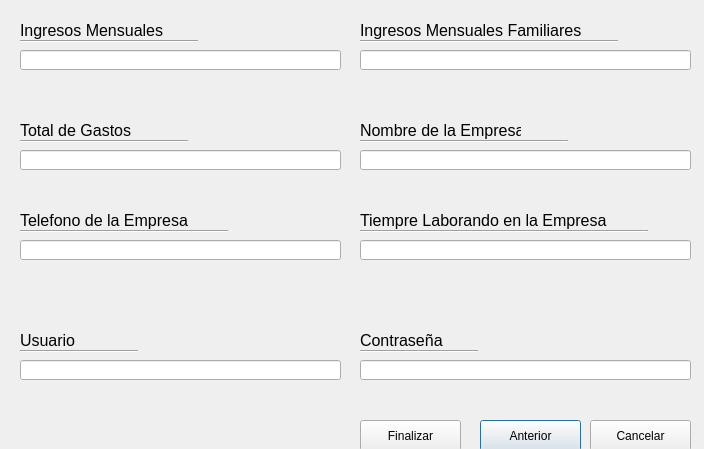
<?xml version="1.0" encoding="UTF-8"?>
<ui version="4.0">
 <class>registrarseSegundaVentana</class>
 <widget class="QDialog" name="registrarseSegundaVentana">
  <property name="geometry">
   <rect>
    <x>0</x>
    <y>0</y>
    <width>704</width>
    <height>449</height>
   </rect>
  </property>
  <property name="windowTitle">
   <string>Registrarse</string>
  </property>
  <property name="windowIcon">
   <iconset>
    <normaloff>../Iconos/Registrarse.png</normaloff>../Iconos/Registrarse.png</iconset>
  </property>
  <widget class="QPushButton" name="pushButton_3Anterior">
   <property name="geometry">
    <rect>
     <x>480</x>
     <y>420</y>
     <width>101</width>
     <height>31</height>
    </rect>
   </property>
   <property name="cursor">
    <cursorShape>PointingHandCursor</cursorShape>
   </property>
   <property name="text">
    <string>Anterior</string>
   </property>
  </widget>
  <widget class="Line" name="line_9">
   <property name="geometry">
    <rect>
     <x>450</x>
     <y>140</y>
     <width>118</width>
     <height>3</height>
    </rect>
   </property>
   <property name="orientation">
    <enum>Qt::Horizontal</enum>
   </property>
  </widget>
  <widget class="Line" name="line_13">
   <property name="geometry">
    <rect>
     <x>470</x>
     <y>230</y>
     <width>118</width>
     <height>3</height>
    </rect>
   </property>
   <property name="orientation">
    <enum>Qt::Horizontal</enum>
   </property>
  </widget>
  <widget class="QLineEdit" name="lineEdit">
   <property name="geometry">
    <rect>
     <x>20</x>
     <y>50</y>
     <width>321</width>
     <height>20</height>
    </rect>
   </property>
  </widget>
  <widget class="QLineEdit" name="lineEdit_3">
   <property name="geometry">
    <rect>
     <x>20</x>
     <y>150</y>
     <width>321</width>
     <height>20</height>
    </rect>
   </property>
  </widget>
  <widget class="Line" name="line_2">
   <property name="geometry">
    <rect>
     <x>80</x>
     <y>40</y>
     <width>118</width>
     <height>3</height>
    </rect>
   </property>
   <property name="orientation">
    <enum>Qt::Horizontal</enum>
   </property>
  </widget>
  <widget class="Line" name="line_15">
   <property name="geometry">
    <rect>
     <x>20</x>
     <y>350</y>
     <width>118</width>
     <height>3</height>
    </rect>
   </property>
   <property name="orientation">
    <enum>Qt::Horizontal</enum>
   </property>
  </widget>
  <widget class="QLineEdit" name="lineEdit_5">
   <property name="geometry">
    <rect>
     <x>20</x>
     <y>240</y>
     <width>321</width>
     <height>20</height>
    </rect>
   </property>
  </widget>
  <widget class="Line" name="line_11">
   <property name="geometry">
    <rect>
     <x>110</x>
     <y>230</y>
     <width>118</width>
     <height>3</height>
    </rect>
   </property>
   <property name="orientation">
    <enum>Qt::Horizontal</enum>
   </property>
  </widget>
  <widget class="QLabel" name="label_2IngresosMensualesFamiliares">
   <property name="geometry">
    <rect>
     <x>360</x>
     <y>20</y>
     <width>221</width>
     <height>21</height>
    </rect>
   </property>
   <property name="font">
    <font>
     <pointsize>12</pointsize>
    </font>
   </property>
   <property name="text">
    <string>Ingresos Mensuales Familiares</string>
   </property>
  </widget>
  <widget class="Line" name="line_8">
   <property name="geometry">
    <rect>
     <x>360</x>
     <y>140</y>
     <width>118</width>
     <height>3</height>
    </rect>
   </property>
   <property name="orientation">
    <enum>Qt::Horizontal</enum>
   </property>
  </widget>
  <widget class="QLabel" name="label_1IngresosMensuales">
   <property name="geometry">
    <rect>
     <x>20</x>
     <y>20</y>
     <width>161</width>
     <height>21</height>
    </rect>
   </property>
   <property name="font">
    <font>
     <pointsize>12</pointsize>
    </font>
   </property>
   <property name="text">
    <string>Ingresos Mensuales</string>
   </property>
  </widget>
  <widget class="Line" name="line_5">
   <property name="geometry">
    <rect>
     <x>500</x>
     <y>40</y>
     <width>118</width>
     <height>3</height>
    </rect>
   </property>
   <property name="orientation">
    <enum>Qt::Horizontal</enum>
   </property>
  </widget>
  <widget class="QLineEdit" name="lineEdit_2">
   <property name="geometry">
    <rect>
     <x>360</x>
     <y>50</y>
     <width>331</width>
     <height>20</height>
    </rect>
   </property>
  </widget>
  <widget class="QLabel" name="label_5">
   <property name="geometry">
    <rect>
     <x>360</x>
     <y>210</y>
     <width>251</width>
     <height>21</height>
    </rect>
   </property>
   <property name="font">
    <font>
     <pointsize>12</pointsize>
    </font>
   </property>
   <property name="text">
    <string>Tiempre Laborando en la Empresa</string>
   </property>
  </widget>
  <widget class="QLineEdit" name="lineEdit_7">
   <property name="geometry">
    <rect>
     <x>20</x>
     <y>360</y>
     <width>321</width>
     <height>20</height>
    </rect>
   </property>
  </widget>
  <widget class="QLineEdit" name="lineEdit_6">
   <property name="geometry">
    <rect>
     <x>360</x>
     <y>240</y>
     <width>331</width>
     <height>20</height>
    </rect>
   </property>
  </widget>
  <widget class="QLabel" name="label_3">
   <property name="geometry">
    <rect>
     <x>360</x>
     <y>120</y>
     <width>161</width>
     <height>21</height>
    </rect>
   </property>
   <property name="font">
    <font>
     <pointsize>12</pointsize>
    </font>
   </property>
   <property name="text">
    <string>Nombre de la Empresa</string>
   </property>
  </widget>
  <widget class="QPushButton" name="pushButton_2Cancelar">
   <property name="geometry">
    <rect>
     <x>590</x>
     <y>420</y>
     <width>101</width>
     <height>31</height>
    </rect>
   </property>
   <property name="cursor">
    <cursorShape>PointingHandCursor</cursorShape>
   </property>
   <property name="text">
    <string>Cancelar</string>
   </property>
  </widget>
  <widget class="Line" name="line_6">
   <property name="geometry">
    <rect>
     <x>20</x>
     <y>140</y>
     <width>118</width>
     <height>3</height>
    </rect>
   </property>
   <property name="orientation">
    <enum>Qt::Horizontal</enum>
   </property>
  </widget>
  <widget class="Line" name="line_16">
   <property name="geometry">
    <rect>
     <x>360</x>
     <y>350</y>
     <width>118</width>
     <height>3</height>
    </rect>
   </property>
   <property name="orientation">
    <enum>Qt::Horizontal</enum>
   </property>
  </widget>
  <widget class="Line" name="line_10">
   <property name="geometry">
    <rect>
     <x>20</x>
     <y>230</y>
     <width>118</width>
     <height>3</height>
    </rect>
   </property>
   <property name="orientation">
    <enum>Qt::Horizontal</enum>
   </property>
  </widget>
  <widget class="QLabel" name="label_8">
   <property name="geometry">
    <rect>
     <x>360</x>
     <y>330</y>
     <width>251</width>
     <height>21</height>
    </rect>
   </property>
   <property name="font">
    <font>
     <pointsize>12</pointsize>
    </font>
   </property>
   <property name="text">
    <string>Contraseña</string>
   </property>
  </widget>
  <widget class="QPushButton" name="pushButton_1Finalizar">
   <property name="geometry">
    <rect>
     <x>360</x>
     <y>420</y>
     <width>101</width>
     <height>31</height>
    </rect>
   </property>
   <property name="cursor">
    <cursorShape>PointingHandCursor</cursorShape>
   </property>
   <property name="text">
    <string>Finalizar</string>
   </property>
  </widget>
  <widget class="Line" name="line_3">
   <property name="geometry">
    <rect>
     <x>360</x>
     <y>40</y>
     <width>118</width>
     <height>3</height>
    </rect>
   </property>
   <property name="orientation">
    <enum>Qt::Horizontal</enum>
   </property>
  </widget>
  <widget class="Line" name="line_14">
   <property name="geometry">
    <rect>
     <x>530</x>
     <y>230</y>
     <width>118</width>
     <height>3</height>
    </rect>
   </property>
   <property name="orientation">
    <enum>Qt::Horizontal</enum>
   </property>
  </widget>
  <widget class="QLineEdit" name="lineEdit_4">
   <property name="geometry">
    <rect>
     <x>360</x>
     <y>150</y>
     <width>331</width>
     <height>20</height>
    </rect>
   </property>
  </widget>
  <widget class="QLabel" name="label_7">
   <property name="geometry">
    <rect>
     <x>20</x>
     <y>330</y>
     <width>251</width>
     <height>21</height>
    </rect>
   </property>
   <property name="font">
    <font>
     <pointsize>12</pointsize>
    </font>
   </property>
   <property name="text">
    <string>Usuario</string>
   </property>
  </widget>
  <widget class="Line" name="line_4">
   <property name="geometry">
    <rect>
     <x>450</x>
     <y>40</y>
     <width>118</width>
     <height>3</height>
    </rect>
   </property>
   <property name="orientation">
    <enum>Qt::Horizontal</enum>
   </property>
  </widget>
  <widget class="QLineEdit" name="lineEdit_8">
   <property name="geometry">
    <rect>
     <x>360</x>
     <y>360</y>
     <width>331</width>
     <height>20</height>
    </rect>
   </property>
  </widget>
  <widget class="Line" name="line_7">
   <property name="geometry">
    <rect>
     <x>70</x>
     <y>140</y>
     <width>118</width>
     <height>3</height>
    </rect>
   </property>
   <property name="orientation">
    <enum>Qt::Horizontal</enum>
   </property>
  </widget>
  <widget class="Line" name="line_12">
   <property name="geometry">
    <rect>
     <x>360</x>
     <y>230</y>
     <width>118</width>
     <height>3</height>
    </rect>
   </property>
   <property name="orientation">
    <enum>Qt::Horizontal</enum>
   </property>
  </widget>
  <widget class="QLabel" name="label_4">
   <property name="geometry">
    <rect>
     <x>20</x>
     <y>210</y>
     <width>181</width>
     <height>21</height>
    </rect>
   </property>
   <property name="font">
    <font>
     <pointsize>12</pointsize>
    </font>
   </property>
   <property name="text">
    <string>Telefono de la Empresa</string>
   </property>
  </widget>
  <widget class="QLabel" name="label_6">
   <property name="geometry">
    <rect>
     <x>20</x>
     <y>120</y>
     <width>251</width>
     <height>21</height>
    </rect>
   </property>
   <property name="font">
    <font>
     <pointsize>12</pointsize>
    </font>
   </property>
   <property name="text">
    <string>Total de Gastos</string>
   </property>
  </widget>
  <widget class="Line" name="line">
   <property name="geometry">
    <rect>
     <x>20</x>
     <y>40</y>
     <width>118</width>
     <height>3</height>
    </rect>
   </property>
   <property name="orientation">
    <enum>Qt::Horizontal</enum>
   </property>
  </widget>
 </widget>
 <tabstops>
  <tabstop>lineEdit</tabstop>
  <tabstop>lineEdit_2</tabstop>
  <tabstop>lineEdit_3</tabstop>
  <tabstop>lineEdit_4</tabstop>
  <tabstop>lineEdit_5</tabstop>
  <tabstop>lineEdit_6</tabstop>
  <tabstop>lineEdit_7</tabstop>
  <tabstop>lineEdit_8</tabstop>
  <tabstop>pushButton_1Finalizar</tabstop>
  <tabstop>pushButton_3Anterior</tabstop>
  <tabstop>pushButton_2Cancelar</tabstop>
 </tabstops>
 <resources/>
 <connections>
  <connection>
   <sender>pushButton_2Cancelar</sender>
   <signal>clicked()</signal>
   <receiver>registrarseSegundaVentana</receiver>
   <slot>close()</slot>
   <hints>
    <hint type="sourcelabel">
     <x>622</x>
     <y>427</y>
    </hint>
    <hint type="destinationlabel">
     <x>615</x>
     <y>314</y>
    </hint>
   </hints>
  </connection>
  <connection>
   <sender>pushButton_3Anterior</sender>
   <signal>clicked()</signal>
   <receiver>registrarseSegundaVentana</receiver>
   <slot>close()</slot>
   <hints>
    <hint type="sourcelabel">
     <x>531</x>
     <y>435</y>
    </hint>
    <hint type="destinationlabel">
     <x>517</x>
     <y>289</y>
    </hint>
   </hints>
  </connection>
  <connection>
   <sender>pushButton_1Finalizar</sender>
   <signal>clicked()</signal>
   <receiver>registrarseSegundaVentana</receiver>
   <slot>close()</slot>
   <hints>
    <hint type="sourcelabel">
     <x>405</x>
     <y>434</y>
    </hint>
    <hint type="destinationlabel">
     <x>400</x>
     <y>295</y>
    </hint>
   </hints>
  </connection>
 </connections>
</ui>
